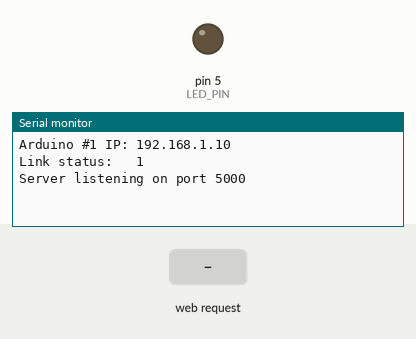
Simulated run of this sketch. Board: Arduino Uno, built with avr-gcc and run on an emulated ATmega328P. Shown: output pins drawn as LEDs (lit = HIGH), the last lines printed to the serial monitor. Inputs (shaded band) come from the test bench. WiFi joins after 1.5 s; servers stay silent unless stated.

Above: at 3.2 s.
3.3 s: HTTP request GET /ON received
At 3.9 s:
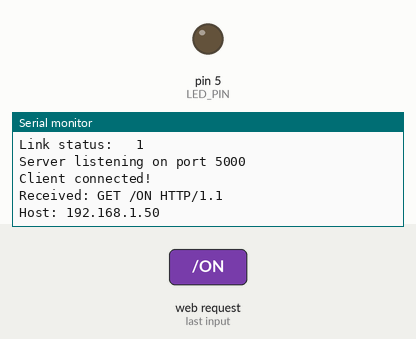
4.8 s: HTTP request GET /OFF received
At 6.3 s:
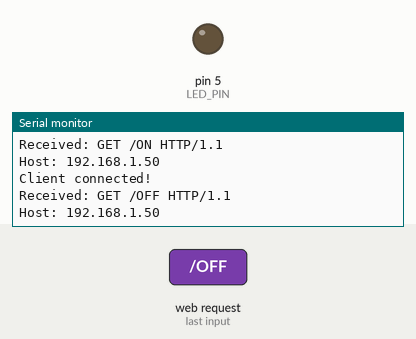

Measured:
- after the input at 3.3 s, the serial monitor: prints a new line at once (image 1)
- after the input at 4.8 s, the serial monitor: prints a new line at once (image 2)

The sketch:

Receiver_Node.ino
```cpp
#include <SPI.h>
#include <Ethernet.h>
byte mac[] = {0xDE, 0xAD, 0xBE, 0xEF, 0xFE, 0x01};
IPAddress ip(192, 168, 1, 10);
IPAddress subnet(255, 255, 255, 0);
IPAddress gateway(0, 0, 0, 0);
const int LED_PIN = 5;
const int PORT    = 5000;
EthernetServer server(PORT);
EthernetClient client;
void setup() {
  Serial.begin(9600);
  pinMode(LED_PIN, OUTPUT);
  digitalWrite(LED_PIN, LOW);
  Ethernet.begin(mac, ip, gateway, gateway, subnet);
  delay(2000);
  Serial.print("Arduino #1 IP: "); Serial.println(Ethernet.localIP());
  Serial.print("Link status:   "); Serial.println(Ethernet.linkStatus());
  server.begin();
  Serial.println("Server listening on port 5000");
}
void loop() {
  if (!client || !client.connected()) {
    client = server.available();
    if (client) Serial.println("Client connected!");
  }
  if (client && client.available()) {
    String msg = "";
    while (client.available()) {
      msg += (char)client.read();
    }
    msg.trim();
    Serial.print("Received: "); Serial.println(msg);
    if (msg == "ON") {
      digitalWrite(LED_PIN, HIGH);
      Serial.println("LED ON");
    }
    if (msg == "OFF") {
      digitalWrite(LED_PIN, LOW);
      Serial.println("LED OFF");
    }
  }
}
```
